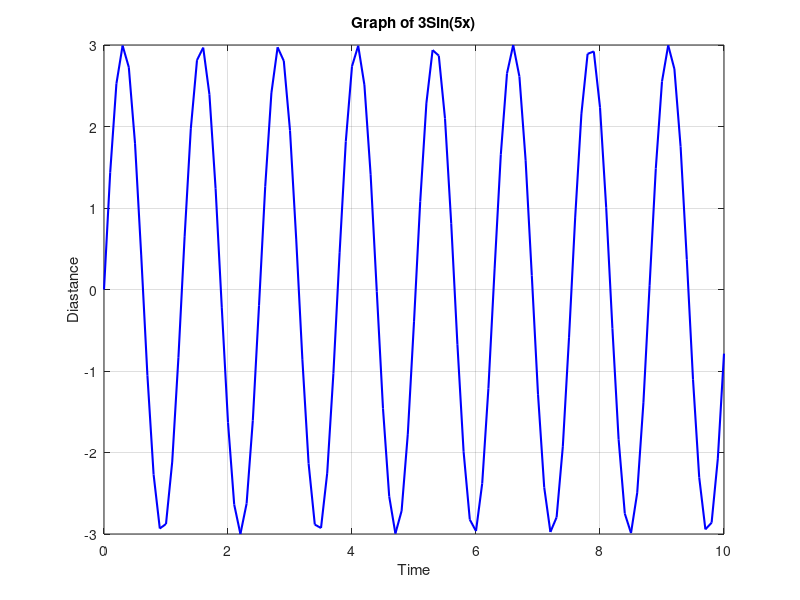

Recreate this plot in MATLAB.
x = 0:0.1:10;
y1 = 3*sin(5*x);
plot(x,y1,'b','LineWidth',1.5)
xlabel('Time')
ylabel('Diastance')
title('Graph of 3Sin(5x)')
grid on
